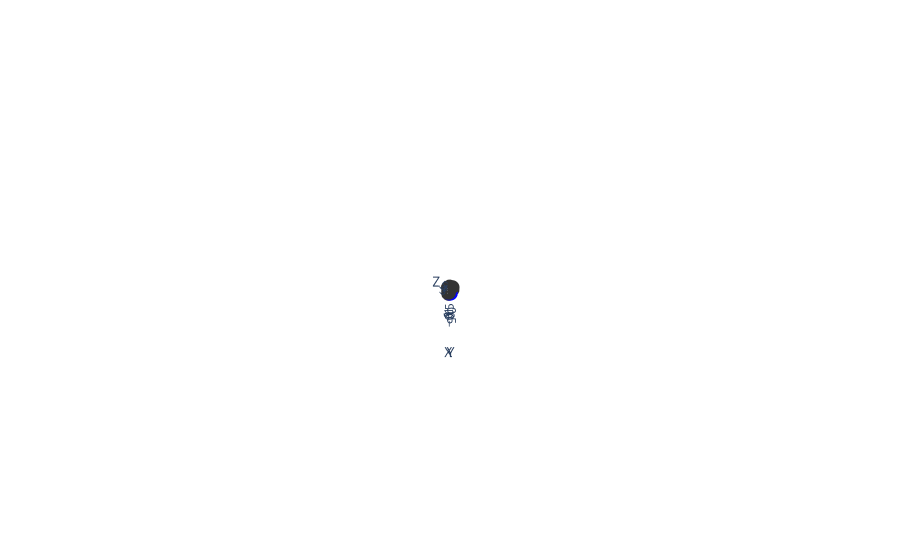

Here is the notebook cell this chart was saved with:
### Code cell
scene_0 = train_dataframe[train_dataframe["scene_id"] == 47]
points  = scene_0.to_numpy()[:,:3]
labels = scene_0.to_numpy()[:,-2]
colors = [object_classes_color_map[label] for label in labels]
visualize_point_cloud(points, colors)

### Figure 1 — Plotly figure (JSON) as saved in the notebook; plotly's stock layout.template omitted (floating-point values rounded to 4 significant figures; data arrays with more than 128 entries replaced by an {"elided": "..."} marker saying what was removed)
{"data": [{"marker": {"color": {"elided": "11863x3 float values"}, "size": 5}, "mode": "markers", "type": "scatter3d", "x": {"elided": "11863 float values"}, "y": {"elided": "11863 float values"}, "z": {"elided": "11863 float values"}}], "layout": {"autosize": true, "scene": {"aspectmode": "auto", "aspectratio": {"x": 0.9728, "y": 0.7284, "z": 1.411}, "camera": {"center": {"x": 0, "y": 0, "z": 0}, "eye": {"x": 89.02, "y": 15.32, "z": -11.44}, "projection": {"type": "perspective"}, "up": {"x": 0, "y": 0, "z": 1}}, "xaxis": {"title": {"text": "X"}, "type": "linear"}, "yaxis": {"title": {"text": "Y"}, "type": "linear"}, "zaxis": {"title": {"text": "Z"}, "type": "linear"}}}}
